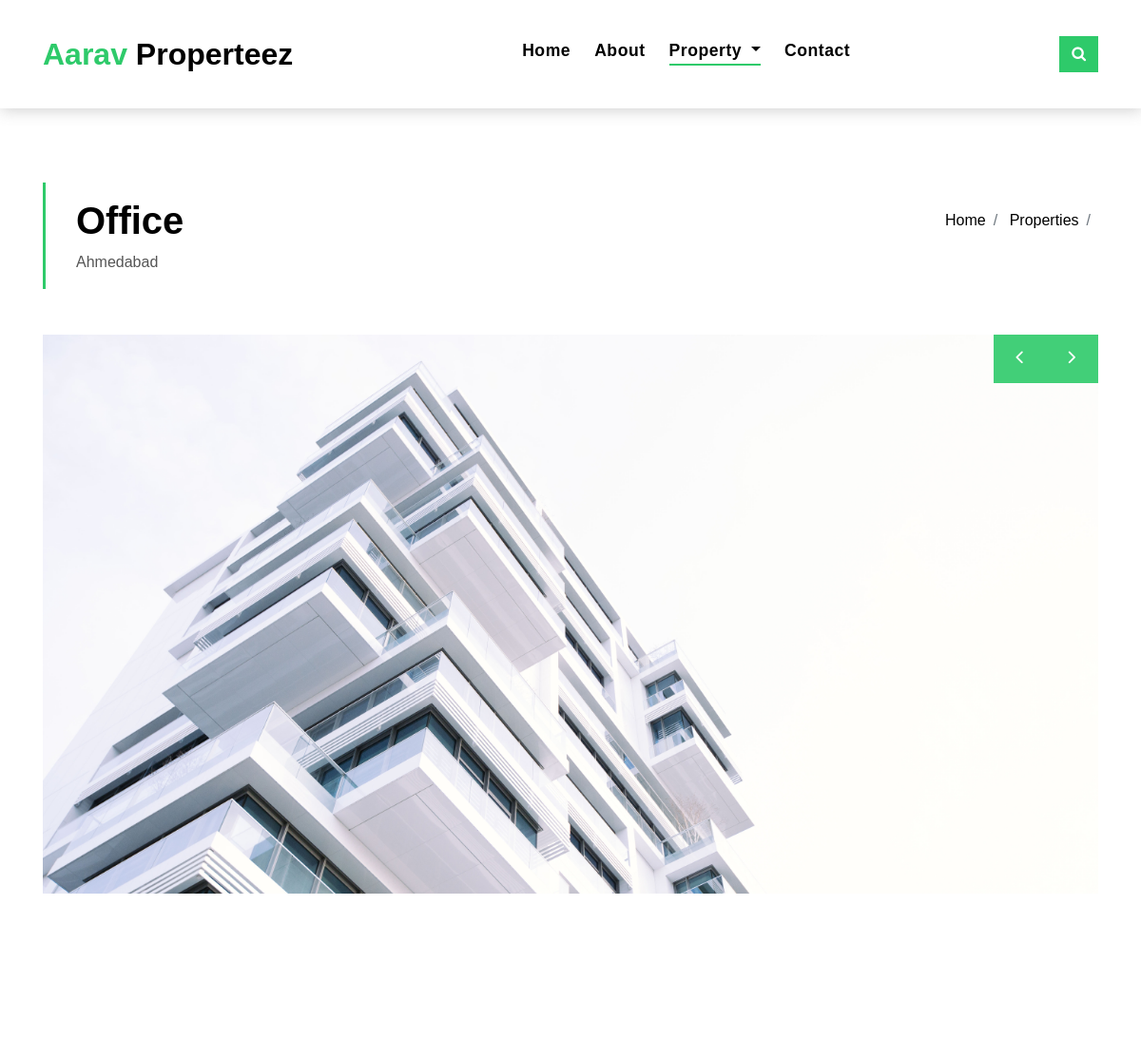
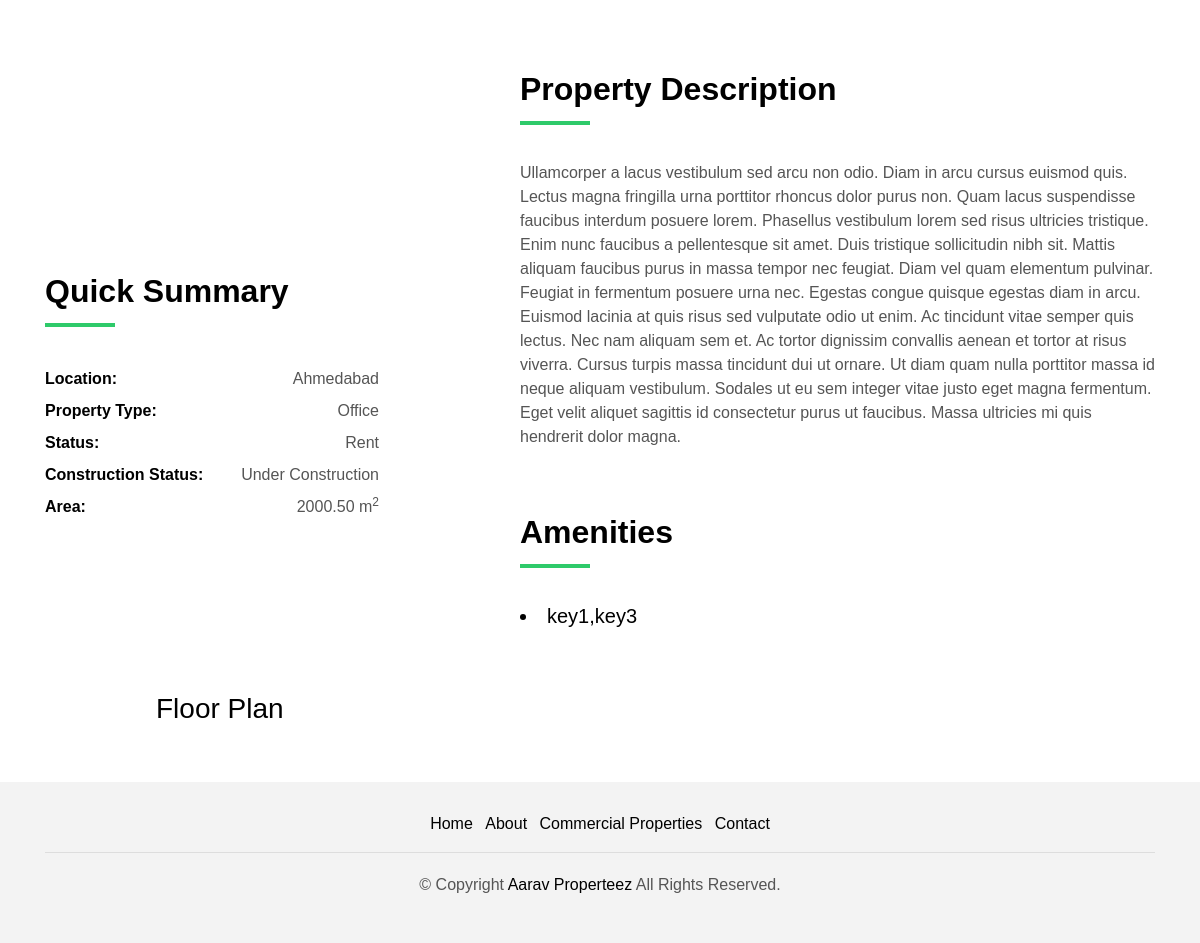
/commercial/office, run on the app's committed database (2 pictures, top to bottom).
### app/models.py (models this page shows, shortened)
class Commercial(models.Model):
    main_image = models.ImageField(
        upload_to='images', default='none')
    Area = models.DecimalField(max_digits=10, decimal_places=2, )
    sno = models.AutoField(primary_key=True)
    title = models.CharField(max_length=100, )
    content = models.TextField()
    price = models.IntegerField()
    slug = models.SlugField()
    timestamp = models.DateTimeField(default=now)
    sell_or_rent = models.CharField(max_length=20,
                                    choices=SELL_OR_RENT_COMM_CHOICES, )
    location = models.CharField(max_length=150)
    property_type = models.CharField(max_length=20,
                                     choices=COMM_PROPERTY_CHOICES, )
    floorplan = models.FileField(blank=True)
    construction_status = models.CharField(max_length=20,
                                           choices=COMM_STATUS_CHOICES, )
    amenities = models.TextField()

class PostImage(models.Model):
    post = models.ForeignKey(Commercial, default=None,
                             on_delete=models.CASCADE)
    images = models.FileField(upload_to='page_nav/images/')

### app/views.py (the view)
# urls.py: path('commercial/<str:slug>', views.commercial_single_view,
def commercial_single_view(request, slug):
    property_data = Commercial.objects.filter(slug=slug)
    post = get_object_or_404(Commercial, slug=slug)
    photos = PostImage.objects.filter(post=post)
    context = {
        'property_data': property_data,
        'photos': photos,
    }
    return render(request, "commercial_single.html", context)

### templates/commercial_single.html (shortened to what this page needs)
{% extends 'base.html' %} {% load static %}
{% block propertyactive %} active{% endblock propertyactive %}
{% block content %}
{% for propertydata in property_data %}
<section class="intro-single">
    <div class="container">
        <div class="row">
            <div class="col-md-12 col-lg-8">
                <div class="title-single-box">
                    <h1 class="title-single">{{propertydata.title}}</h1>
                    <span class="color-text-a">{{propertydata.location}}</span>
                </div>
            </div>
            <div class="col-md-12 col-lg-4">
                <nav aria-label="breadcrumb" class="breadcrumb-box d-flex justify-content-lg-end">
                    <ol class="breadcrumb">
                        <li class="breadcrumb-item">
                            <a href="../">Home</a>
                        </li>
                        <li class="breadcrumb-item">
                            <a href="">Properties</a>
                        </li>
                        <li class="breadcrumb-item active" aria-current="page">
                        </li>
                    </ol>
                </nav>
            </div>
        </div>
    </div>
</section>
<section class="property-single nav-arrow-b">
    <div class="container">
        <div class="row">
            <div class="col-sm-12">
                <div id="property-single-carousel" class="owl-carousel owl-arrow gallery-property">
                    {% for p in photos %}
                    <div class="carousel-item-b">
                        <img src="{{p.images.url}}" alt="">
                    </div>
                    {% endfor %}
                </div>
                <div class="row justify-content-between">
                    <div class="col-md-5 col-lg-4">
                        <div class="property-summary">
                            <div class="row">
                                <div class="col-sm-12">
                                    <div class="title-box-d section-t4">
                                        <h3 class="title-d">Quick Summary</h3>
                                    </div>
                                </div>
                            </div>
                            <div class="summary-list">
                                <ul class="list">
                                    <li class="d-flex justify-content-between">
                                        <strong>Location:</strong>
                                        <span>{{propertydata.location}}</span>
                                    </li>
                                    <li class="d-flex justify-content-between">
                                        <strong>Property Type:</strong>
                                        <span>{{propertydata.property_type}}</span>
                                    </li>
                                    <li class="d-flex justify-content-between">
                                        <strong>Status:</strong>
                                        <span>{{propertydata.sell_or_rent}}</span>
                                    </li>
                                    <li class="d-flex justify-content-between">
                                        <strong>Construction Status:</strong>
                                        <span>{{propertydata.construction_status}}</span>
                                    </li>
                                    <li class="d-flex justify-content-between">
                                        <strong>Area:</strong>
                                        <span>{{propertydata.Area}}
                                            m<sup>2</sup>
                                        </span>
                                    </li>
                                </ul>
                            </div>
                        </div>
                    </div>
                    <div class="col-md-7 col-lg-7 section-md-t3">
                        <div class="row">
                            <div class="col-sm-12">
                                <div class="title-box-d">
                                    <h3 class="title-d">Property Description</h3>
                                </div>
                            </div>
                        </div>
                        <div class="property-description">
                            <p class="description color-text-a">
                                {{propertydata.content}}
                            </p>
                        </div>
                        <div class="row section-t3">
                            <div class="col-sm-12">
                                <div class="title-box-d">
                                    <h3 class="title-d">Amenities</h3>
                                </div>
                            </div>
                        </div>
                        {% for a in property_data %}
                        <div class="amenities-list color-text-a">
                            <h5 class="">
                                <li>{{a.amenities}}</li>
                            </h5>
                        </div>
                        {% endfor %}
                    </div>
                </div>
            </div>
            <div class="col-md-10 offset-md-1">
                <ul class="nav nav-pills-a nav-pills mb-3 section-t3" id="pills-tab" role="tablist">
                    <li class="nav-item">
                        <a class="nav-link" id="pills-plans-tab" data-toggle="pill" href="#pills-plans" role="tab" aria-controls="pills-plans" aria-selected="false">
                            <h3>Floor Plan</h3>
                        </a>
                    </li>
                </ul>
                <div class="tab-content" id="pills-tabContent">
                    <div class="tab-pane fade show active" id="pills-plans" role="tabpanel" aria-labelledby="pills-plans-tab">
                    </div>
                </div>
            </div>
        </div>
    </div>
</section>
{% endfor %}
{% endblock content %}

### static/css/style.css (style rules this page uses)
body { font-family: 'Poppins', sans-serif; color: #555555; }
h1, h2, h3, h4, h5, h6 { color: #000000; }
a { color: #000000; transition: all .5s ease; }
.color-text-a { color: #555555; }
.nav-pills-a.nav-pills .nav-link { color: #000000; position: relative; font-weight: 600; }
.section-t4 { padding-top: 4rem; }
.section-t3 { padding-top: 3rem; }
.title-box-d { padding-bottom: 1.8rem; margin-bottom: 1rem; position: relative; }
.title-box-d .title-d { font-weight: 600; font-size: 2rem; }
.title-box-d .title-d:after { content: ''; position: absolute; width: 70px; height: 4px; background-color: #2eca6a; bottom: 20px; left: 0; }
.intro-single { padding: 12rem 0 3rem; }
.intro-single .title-single-box { padding: 1rem 0 1rem 2rem; }
.intro-single .title-single-box { border-left: 3px solid #2eca6a; }
.intro-single .title-single-box .title-single { font-weight: 600; font-size: 2.2rem; }
.intro-single .breadcrumb-box { padding: 1rem 0 0 .5rem; }
.intro-single .breadcrumb { background-color: transparent; padding-right: 0; padding-left: 0; }
.gallery-property { margin-bottom: 3rem; }
.summary-list { padding-right: 1rem; color: #000000; }
.summary-list .list { padding: 0; line-height: 2; }
.summary-list .list span { color: #555555; }
@media (min-width: 768px) { .intro-single .title-single-box .title-single { font-size: 2.1rem; } }
@media (min-width: 992px) { .intro-single .title-single-box .title-single { font-size: 2.5rem; } }

### data on the page
Commercial: title "Office", location "Ahmedabad", property_type "Office", sell_or_rent "Rent", construction_status "Under Construction", Area "2000.50", content "Ullamcorper a lacus vestibulum sed arcu non odio. Diam in arcu cursus euismod quis. Lectus magna fringilla urna porttitor rhoncus dolor purus non. Quam lacus suspendisse faucibus interdum posuere lorem. Phasellus vestibulum lorem sed risus ultricies tristique. Enim nunc faucibus a pellentesque sit amet. Duis tristique sollicitudin nibh sit. Mattis aliquam faucibus purus in massa tempor nec feugiat. Diam vel quam elementum pulvinar. Feugiat in fermentum posuere urna nec. Egestas congue quisque egestas diam in arcu. Euismod lacinia at quis risus sed vulputate odio ut enim. Ac tincidunt vitae semper quis lectus. Nec nam aliquam sem et. Ac tortor dignissim convallis aenean et tortor at risus…", amenities "key1,key3"
PostImage: images (picture)
